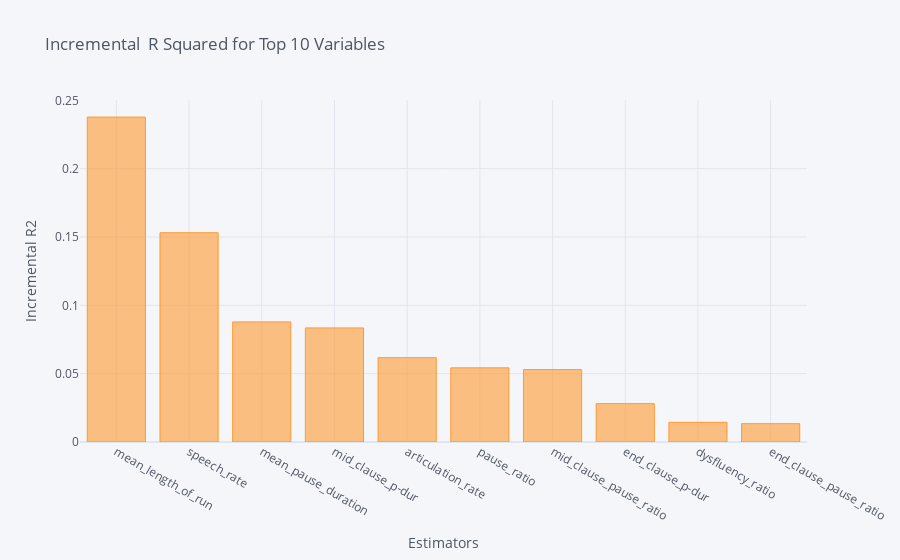
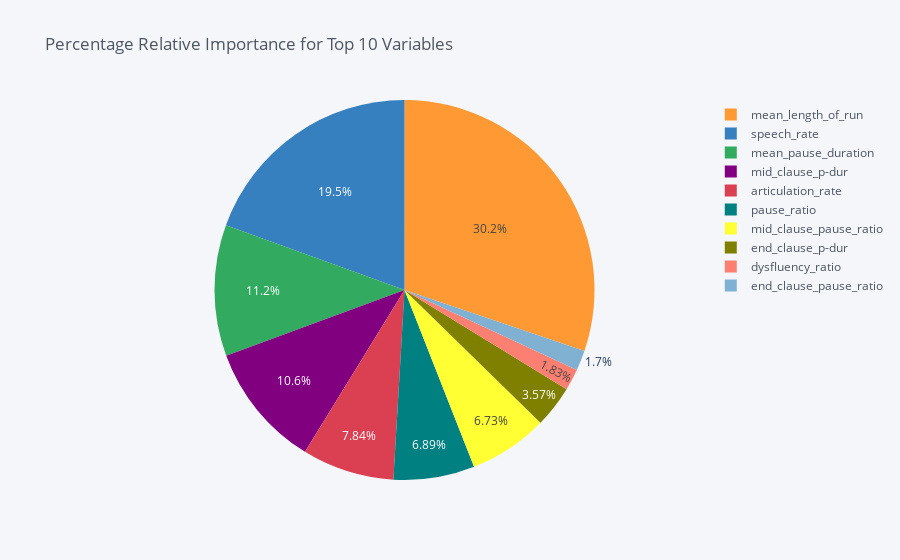

Notebook source saved alongside these figures, in order:
### Markdown cell above
**Manual Measures (Facet = Rater, Task)**

### Code cell
task = "Arg_Oly"
manual = True
task_facet = True
X, Y = load_dataset(task, manual, task_facet)
result = fit_dominance_regression(X, Y, train_indices_list_mono)
df_dominance_stats = generate_dominance_statistics_table(result, task, manual, task_facet)
draw_relative_importance_graphs(result)
manual_best_trial = result["best_trial"]
df_eval_list.append(df_dominance_stats)
df_dominance_stats.head()

### Figure 1 — Plotly figure (JSON) as saved in the notebook; plotly's stock layout.template omitted (floating-point values rounded to 4 significant figures)
{"data": [{"marker": {"color": "rgba(255, 153, 51, 0.6)", "line": {"color": "rgba(255, 153, 51, 1.0)", "width": 1}}, "name": "incremental_r2", "orientation": "v", "text": "", "type": "bar", "x": ["mean_length_of_run", "speech_rate", "mean_pause_duration", "mid_clause_p-dur", "articulation_rate", "pause_ratio", "mid_clause_pause_ratio", "end_clause_p-dur", "dysfluency_ratio", "end_clause_pause_ratio"], "y": [0.2378, 0.1531, 0.08788, 0.08349, 0.06172, 0.05426, 0.05297, 0.02807, 0.0144, 0.01341]}], "layout": {"legend": {"bgcolor": "#F5F6F9", "font": {"color": "#4D5663"}}, "paper_bgcolor": "#F5F6F9", "plot_bgcolor": "#F5F6F9", "title": {"font": {"color": "#4D5663"}, "text": "Incremental  R Squared for Top 10 Variables "}, "xaxis": {"gridcolor": "#E1E5ED", "showgrid": true, "tickfont": {"color": "#4D5663"}, "title": {"font": {"color": "#4D5663"}, "text": "Estimators"}, "zerolinecolor": "#E1E5ED"}, "yaxis": {"gridcolor": "#E1E5ED", "showgrid": true, "tickfont": {"color": "#4D5663"}, "title": {"font": {"color": "#4D5663"}, "text": "Incremental R2"}, "zerolinecolor": "#E1E5ED"}}}

### Figure 2 — Plotly figure (JSON) as saved in the notebook; plotly's stock layout.template omitted (floating-point values rounded to 4 significant figures)
{"data": [{"labels": ["mean_length_of_run", "speech_rate", "mean_pause_duration", "mid_clause_p-dur", "articulation_rate", "pause_ratio", "mid_clause_pause_ratio", "end_clause_p-dur", "dysfluency_ratio", "end_clause_pause_ratio"], "marker": {"colors": ["rgba(255, 153, 51, 1.0)", "rgba(55, 128, 191, 1.0)", "rgba(50, 171, 96, 1.0)", "rgba(128, 0, 128, 1.0)", "rgba(219, 64, 82, 1.0)", "rgba(0, 128, 128, 1.0)", "rgba(255, 255, 51, 1.0)", "rgba(128, 128, 0, 1.0)", "rgba(251, 128, 114, 1.0)", "rgba(128, 177, 211, 1.0)"]}, "name": "", "type": "pie", "values": [30.21, 19.46, 11.17, 10.61, 7.841, 6.894, 6.73, 3.566, 1.83, 1.704]}], "layout": {"legend": {"bgcolor": "#F5F6F9", "font": {"color": "#4D5663"}}, "paper_bgcolor": "#F5F6F9", "plot_bgcolor": "#F5F6F9", "title": {"font": {"color": "#4D5663"}, "text": "Percentage Relative Importance for Top 10 Variables "}}}
